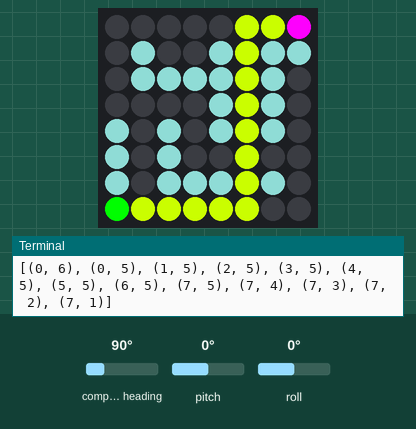
Simulated run of this program. Board: Raspberry Pi (BCM pin numbers) with a Sense HAT. Parts: the Sense HAT's 8×8 RGB LED matrix, the last lines printed to the terminal. The inputs (shaded band) are chosen by the test bench; at power-on: pitch 0°, compass heading 90°, roll 0°. The Sense HAT reports a negative pitch or roll as 360° plus the angle.

Above: at 1.2 s.
1.3 s: pitch set to 8°
2.8 s: pitch set to 11°
At 2.88 s:
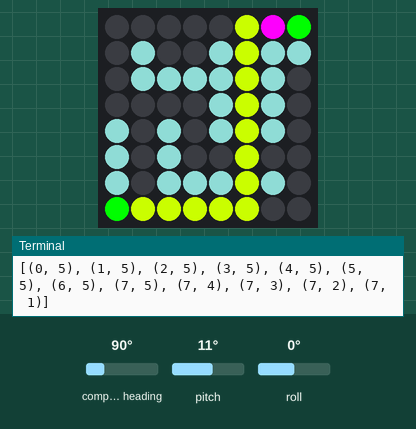
At 3.8 s:
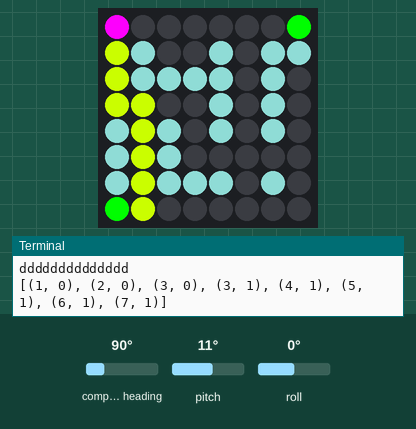
Timing chart, 0 to 5.8 s (numbered marks = the images above; inputs shaded):
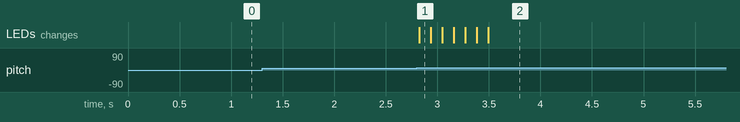

The program:

maze_game.py
```python
# 라즈베리파이를 기울이면서 점을 움직여 도착지점까지 이동합니다. 실시간으로 최단경로가 표시됩니다.
from sense_hat import SenseHat, ACTION_PRESSED, ACTION_HELD, ACTION_RELEASED
from sense_hat import SenseHat
from signal import pause
from time import sleep
from collections import deque

dy = [-1, 1, 0, 0]
dx = [0, 0, -1, 1]
start_y, start_x = 0, 7
end_y, end_x = 7, 0
y = start_y
x = start_x

MAP = [[0 for _ in range(8)] for _ in range(8)]
visited = [[0 for _ in range(8)] for _ in range(8)]
maze_wall = [[1, 1], [1, 4], [1, 6], [1, 7],
             [2, 1], [2, 2], [2, 3], [2, 4], [2, 6],
             [3, 4], [3, 6],
             [4, 0], [4, 2], [4, 4], [4, 6],
             [5, 0], [5, 2],
             [6, 0], [6, 2], [6, 3], [6, 4], [6, 6]
             ]

path_list = []
show_num = 0

sense = SenseHat()
wall_color = (100, 150, 150)
red = (255, 0, 0)
green = (0, 255, 0)
blue = (0, 0, 255)
white = (255, 255, 255)
yellow = (200, 255, 0)
purple = (255, 0, 255)


def maze_init():
    sense.clear()
    sense.set_pixel(start_x, start_y, green)
    sense.set_pixel(end_x, end_y, green)

    for (y, x) in maze_wall:
        MAP[y][x] = 1
        sense.set_pixel(x, y, wall_color)


def bfs(start_y, start_x):
    q = deque()
    q.append((start_y, start_x, []))
    visited[start_y][start_x] = 1

    while q:
        y, x, path = q.popleft()

        for i in range(4):
            ny, nx = y + dy[i], x + dx[i]
            if (ny < 0 or nx < 0 or ny >= 8 or nx >= 8):
                continue
            if (MAP[ny][nx] == 1 or visited[ny][nx] == 1):
                continue
            if (ny == end_y and nx == end_x):
                return path

            new_path = path + [(ny, nx)]
            q.append((ny, nx, new_path))
            visited[ny][nx] = 1

    return [(1,1)]


def path_show(path):

    global y, x

    # 모두 색칠
    maze_init()
    sense.set_pixel(x, y, purple)
    for (temp_y, temp_x) in path:
        sense.set_pixel(temp_x, temp_y, yellow)

def move_up():
    global y, x
    ny, nx = y + dy[0], x + dx[0]

    if (ny < 0 or nx < 0 or ny >= 8 or nx >= 8):
        return
    if (MAP[ny][nx] == 1):
        return

    sense.set_pixel(x, y, 0, 0, 0)
    sense.set_pixel(nx, ny, purple)
    y, x = ny, nx

def move_down():
    global y, x
    ny, nx = y + dy[1], x + dx[1]

    if (ny < 0 or nx < 0 or ny >= 8 or nx >= 8):
        return
    if (MAP[ny][nx] == 1):
        return

    sense.set_pixel(x, y, 0, 0, 0)
    sense.set_pixel(nx, ny, purple)
    y, x = ny, nx

def move_left():
    global y, x
    ny, nx = y + dy[2], x + dx[2]

    if (ny < 0 or nx < 0 or ny >= 8 or nx >= 8):
        return
    if (MAP[ny][nx] == 1):
        return

    sense.set_pixel(x, y, 0, 0, 0)
    sense.set_pixel(nx, ny, purple)
    y, x = ny, nx

def move_right():
    global y, x
    ny, nx = y + dy[3], x + dx[3]

    if (ny < 0 or nx < 0 or ny >= 8 or nx >= 8):
        return
    if (MAP[ny][nx] == 1):
        return

    sense.set_pixel(x, y, 0, 0, 0)
    sense.set_pixel(nx, ny, purple)
    y, x = ny, nx


maze_init()
sense.set_pixel(start_y, start_x, purple)

while True:
    ori = sense.get_orientation_degrees()
    angle_x = ori['pitch']
    angle_y = ori['roll']
    angle_z = ori['yaw']

    print(f"Degree : X:{angle_x}, Y:{angle_y}, Z:{angle_z} ")
    if ((260 <= angle_x < 350) and ((0 <= angle_y < 10) or (350 <= angle_y < 359))):
        move_right()
    elif ((10 <= angle_x < 120) and ((0 <= angle_y < 10) or (350 <= angle_y < 359))):
        move_left()
        print("dddddddddddddd")
    elif ((260 <= angle_y < 350) and ((0 <= angle_x < 10) or (350 <= angle_x < 359))):
        move_up()
    elif ((10 <= angle_y < 120) and ((0 <= angle_x < 10) or (350 <= angle_x < 359))):
        move_down()


    visited = [[0 for _ in range(8)] for _ in range(8)]
    path = bfs(y, x)
    print(path)
    path_show(path)

    # 도착했을때
    if (y == end_y and x == end_x):
        for _ in range(3):
            for i in range(8):
                for j in range(8):
                    sense.set_pixel(i, j, green)
            sleep(0.1)
            for i in range(8):
                for j in range(8):
                    sense.set_pixel(i, j, 0, 0, 0)
            sleep(0.1)
        exit(0)


    sleep(0.1)
```

Measured:
- after the input at 2.8 s, the LEDs: change at once (image 1)
